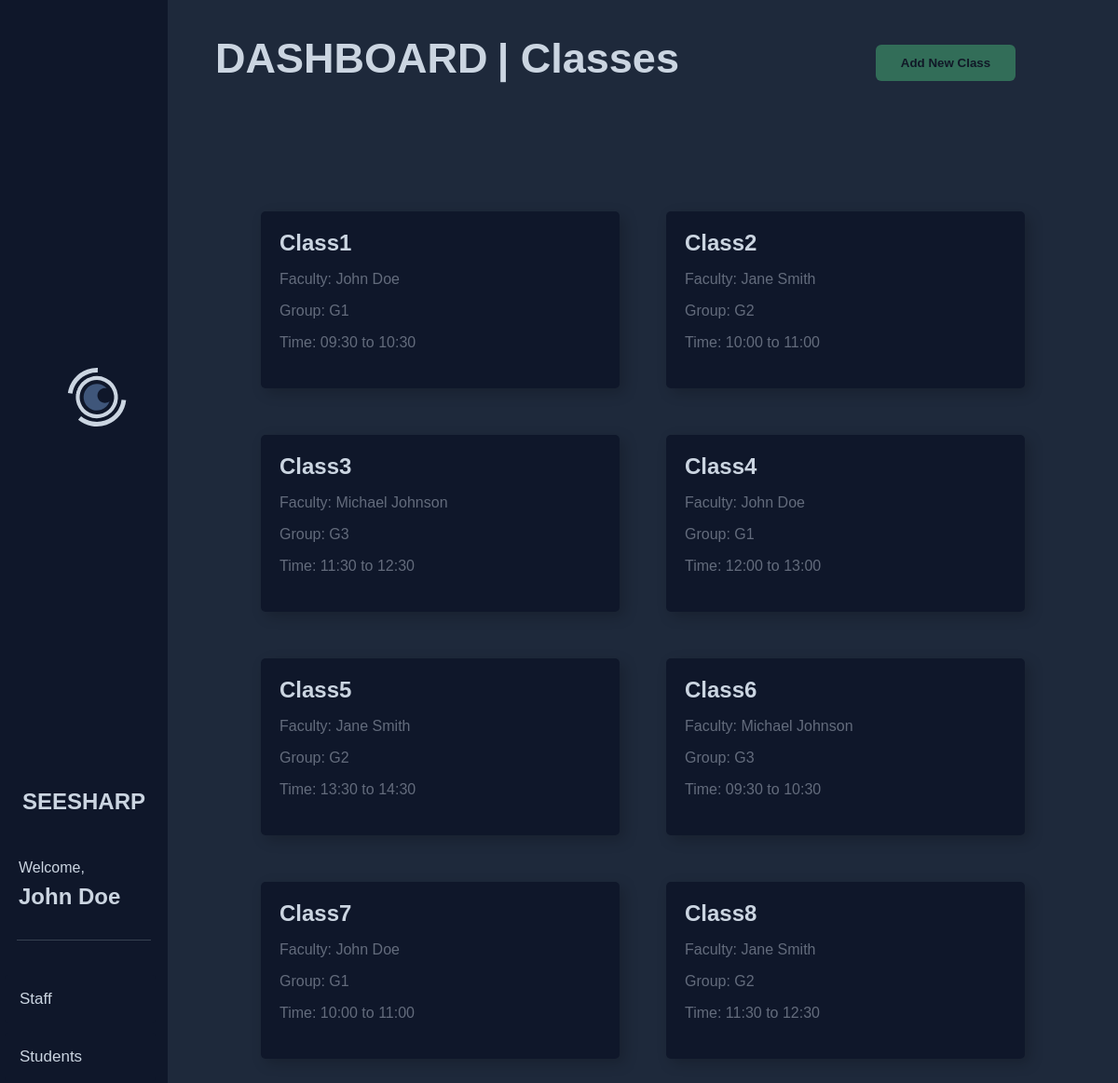
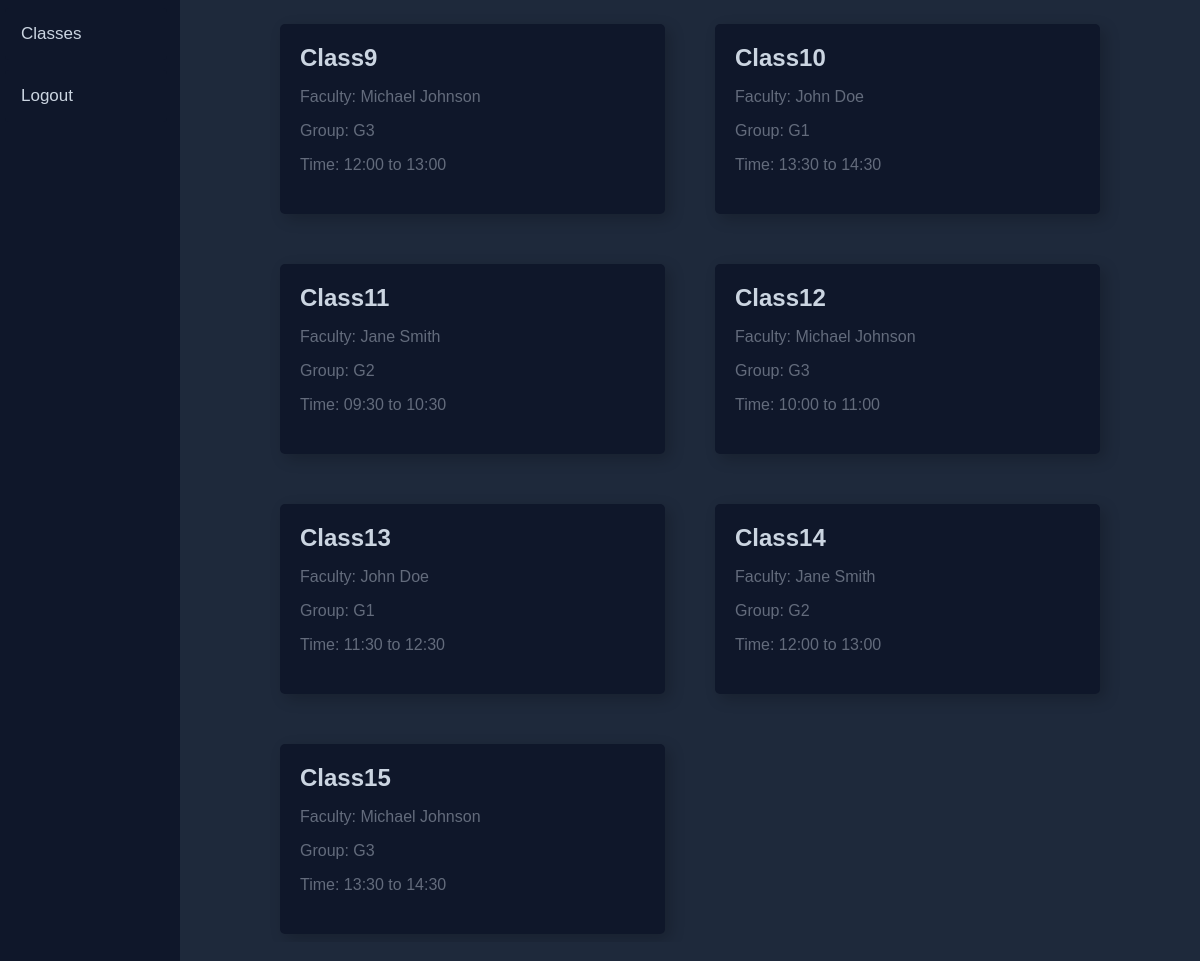
The app's page /admin/classes (signed in) with its own data (2 pictures, top to bottom).
### website/models.py (models this page shows, shortened)
class Staff(db.Model,UserMixin):
    staff_id = db.Column(db.Integer,primary_key=True)
    name = db.Column(db.String(150))
    email = db.Column(db.String(150),unique=True)
    password = db.Column(db.String(150))
    group = db.Column(db.Integer)

### website/auth.py (the view)
@auth.route('admin/classes',methods=['GET','POST'])
@login_required
def adminClasses():
    all_classes =  Classes.query.all()
    class_info_list = []
    for i in all_classes:
        staff = Staff.query.filter_by(staff_id=i.staff_id).first()
        print(staff)
        if staff:
            staff_name = staff.name
            print(staff_name)
        else:
            staff_name = "No Teacher Assigned"
        class_info = {
            'class_id': i.class_id,
            'start_time': i.start_time.strftime('%H:%M'),
            'end_time': i.end_time.strftime('%H:%M'),
            'staff_name': staff_name,
            'group': i.group,
        }
        class_info_list.append(class_info)
    if request.method == 'POST':
        query = request.form['query']
        class_info_list = Classes.query.filter(Classes.class_id.contains(query)).all()
    return render_template("admin_classes.html",classes=class_info_list,user=current_user)

### website/templates/admin_classes.html (shortened to what this page needs)
{% extends 'admin.html' %} {% block staff_section %}
<div class="right_container_head">
  <h1>DASHBOARD</h1>
  <h2 class="sub-heading">| Classes</h2>
  <div class="searchbar_container">
  </div>
  <button type="submit" class="sign" onclick="toAddNewClass()">Add New Class</button>
</div>
<div class="grid-container">
  {% for class in classes %}
  <div class="card">
    <h2>Class{{class.class_id}}</h2>
    <p>Faculty: {{ class.staff_name}}</p>
    <p>Group: G{{ class.group }}</p>
    <p>Time: {{ class.start_time }} to {{ class.end_time }}</p>
  </div>
  {% endfor %}
</div>
{% endblock %}

### website/templates/base_dashboard.html (shortened to what this page needs)
{% extends "base.html" %} {% block title %}Admin{% endblock %} {% block content
%}
<div class="left_container">
  <div class="logo-container" onclick="toHome()">
  </div>
  <h1 class="logo"><a href="/">SEESHARP</a></h1>
  <p>Welcome,<br /></p>
  <p class="name">{{user.name}}</p>
  <div class="line"></div>
  {% block nav_buttons %} {% endblock %}
  <button class="nav_btn logout" id="logout_btn" onclick="toLogout()">
    <span>Logout</span>
  </button>
</div>
<div class="right_container">{% block right_container %}{% block right_container_head %}{% endblock %}{% endblock %}</div>
{% endblock %}

### website/templates/admin_classes.html (style rules this page uses)
.sub-heading { color: var(--text_color); text-align: left; margin-left: 1%; font-size: 45px; font-weight: 600; }
.sign { position: absolute; right: 110px; width: 150px; background-color: #326d58; padding: 0.75rem; color: rgba(17, 24, 39, 1); border: none; border-radius: 0.375rem; font-weight: 600; margin-top: 8px; }
.searchbar_container { position: absolute; margin-top: 35px; right: 300px; padding: 2rem; height: 10vh; }
.grid-container { display: grid; grid-template-columns: repeat(auto-fill, minmax(350px, 1fr)); gap: 50px; padding: 100px; overflow-y: scroll; height: 50vh; }
.card { background-color: #0f172a; display: relative; padding: 20px; border-radius: 5px; box-shadow: 5px 5px 15px rgba(0, 0, 0, 0.2); height: 150px; }
.card h2 { color: #cbd5e1; font-size: 1.5rem; margin: 0; }
.card p { color: #cbd5e172; }

### website/templates/base_dashboard.html (style rules this page uses)
:root { --text_color: #cbd5e1; --bg_color: #1e293b; --secondary_color: #0f172a; }
body { background-color: var(--bg_color); margin: 0; font-family: Arial, Helvetica, sans-serif; }
.logo-container { height: 25%; width: 90%; margin: -10% 0 -40% 13%; padding: 0; display: flex; }
.left_container a { text-decoration: none; color: var(--text_color); }
.left_container { background-color: var(--secondary_color); width: 15%; height: 100vh; }
.left_container h1 { color: var(--text_color); font-size: 1.5rem; text-align: center; margin-top: 0; margin-bottom: 3rem; padding-top: 3rem; }
.left_container p { color: var(--text_color); margin-left: 1.25rem; }
.name { color: var(--text_color); margin-top: -0.5rem; padding: 0%; margin-left: 1.25rem; font-size: 1.5rem; font-weight: 800; }
.nav_btn { display: inline-block; border-radius: 4px; background-color: var(--secondary_color); border: none; color: var(--text_color); text-align: left; font-size: 17px; padding: 16px; width: 90%; transition: all 0.5s; cursor: pointer; margin: 5px; }
.nav_btn span { cursor: pointer; display: inline-block; position: relative; transition: 0.5s; }
.nav_btn span:after { content: "»"; position: absolute; opacity: 0; top: 0; right: -15px; transition: 0.5s; }
.line { height: 1px; width: 80%; background-color: rgba(55, 65, 81, 1); margin: 2rem auto; }
.right_container { background-color: var(--bg_color); width: 85%; height: 100vh; }
.right_container_head { display: flex; flex-direction: row; justify-content:flex-start; align-items:center; }
.right_container h1 { color: var(--text_color); text-align: left; margin-left: 5%; font-size: 45px; font-weight: 600; }

### records on screen
Staff: name "John Doe", class_id "1", staff_name "John Doe", group "1", start_time "09:30", end_time "10:30", class_id "4", start_time "12:00", end_time "13:00", class_id "7", start_time "10:00", end_time "11:00", class_id "10", start_time "13:30", end_time "14:30", class_id "13", start_time "11:30", end_time "12:30"
Staff: class_id "2", staff_name "Jane Smith", group "2", start_time "10:00", end_time "11:00", class_id "5", start_time "13:30", end_time "14:30", class_id "8", start_time "11:30", end_time "12:30", class_id "11", start_time "09:30", end_time "10:30", class_id "14", start_time "12:00", end_time "13:00"
Staff: class_id "3", staff_name "Michael Johnson", group "3", start_time "11:30", end_time "12:30", class_id "6", start_time "09:30", end_time "10:30", class_id "9", start_time "12:00", end_time "13:00", class_id "12", start_time "10:00", end_time "11:00", class_id "15", start_time "13:30", end_time "14:30"
